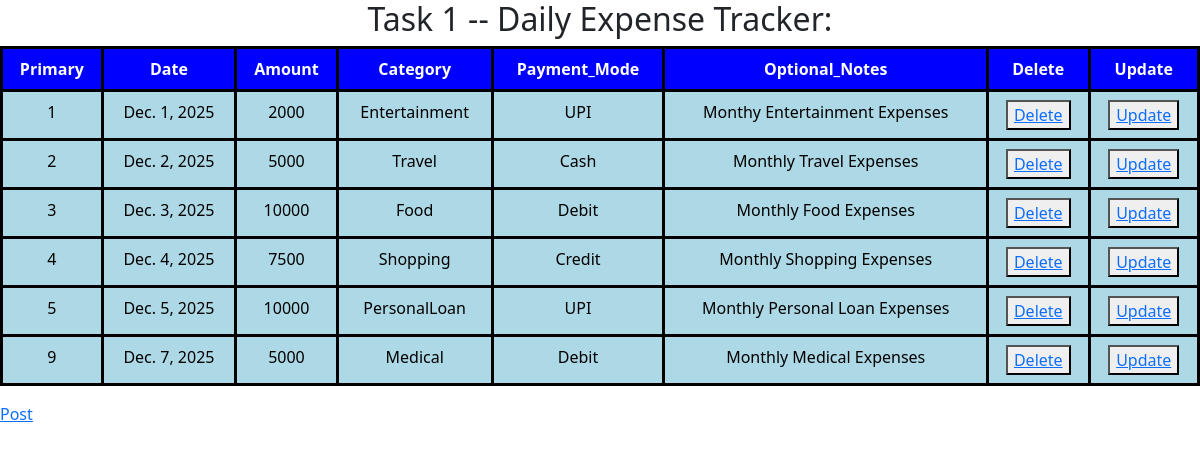
/crudApp/getData1/, run on the app's committed database.
### crudApp/models.py (models this page shows, shortened)
class ExpenseTracker(models.Model):
    Date = models.DateField()
    Amount = models.CharField(max_length=100)
    Category = models.CharField(max_length=200)
    Payment_Mode = models.CharField(choices=[('UPI','UPI'),('Cash','Cash'),('Credit','Credit'),
                                             ('Debit','Debit')],default='UPI',max_length=100)
    Optional_Notes = models.TextField(blank=True, null=True)

### crudApp/views.py (the view)
# urls.py: path('getData1/', views.getMethod, name='get1'),
def getMethod(request):
    datas = ExpenseTracker.objects.all()
    return render(request, 'ExampleOne/ExpenseTable.html', {'datas': datas})

### templates/ExampleOne/ExpenseTable.html (shortened to what this page needs)
<!DOCTYPE html>
<html lang="en">
<head>
    <link href="https://cdn.jsdelivr.net/npm/bootstrap@5.3.8/dist/css/bootstrap.min.css" rel="stylesheet">
</head>
<body>
<h2 style="text-align: center"> Task 1 -- Daily Expense Tracker: </h2>
<table class="table table-border table-dark text-center custom">
    <thead>
        <tr>
            <th> Primary </th>
            <th> Date </th>
            <th> Amount </th>
            <th> Category </th>
            <th> Payment_Mode </th>
            <th> Optional_Notes </th>
            <th> Delete </th>
            <th> Update </th>
        </tr>
    </thead>
    <tbody>
        {% for data in datas %}
        <tr>
            <td> {{data.id}} </td>
            <td> {{data.Date}} </td>
            <td> {{data.Amount}} </td>
            <td> {{data.Category}} </td>
            <td> {{data.Payment_Mode}} </td>
            <td> {{data.Optional_Notes}} </td>
            <td> <button> <a href="{% url 'del1' data.id %}"> Delete </a> </button></td>
            <td> <button> <a href="{% url 'update1' data.id %}"> Update </a> </button></td>
        </tr>
        {% endfor %}
    </tbody>
</table>
<a href="{% url 'post1' %}"> Post </a>
</body>
</html>

### templates/ExampleOne/ExpenseTable.html (style rules this page uses)
.custom td { background-color: lightblue; color: black; border:3px solid black; }
.custom th { background-color: blue; border:3px solid black; }

### data on the page
ExpenseTracker: id "1", Date "Dec. 1, 2025", Amount "2000", Category "Entertainment", Payment_Mode "UPI", Optional_Notes "Monthy Entertainment Expenses"
ExpenseTracker: id "2", Date "Dec. 2, 2025", Amount "5000", Category "Travel", Payment_Mode "Cash", Optional_Notes "Monthly Travel Expenses"
ExpenseTracker: id "3", Date "Dec. 3, 2025", Amount "10000", Category "Food", Payment_Mode "Debit", Optional_Notes "Monthly Food Expenses"
ExpenseTracker: id "4", Date "Dec. 4, 2025", Amount "7500", Category "Shopping", Payment_Mode "Credit", Optional_Notes "Monthly Shopping Expenses"
ExpenseTracker: id "5", Date "Dec. 5, 2025", Amount "10000", Category "PersonalLoan", Payment_Mode "UPI", Optional_Notes "Monthly Personal Loan Expenses"
ExpenseTracker: id "9", Date "Dec. 7, 2025", Amount "5000", Category "Medical", Payment_Mode "Debit", Optional_Notes "Monthly Medical Expenses"
